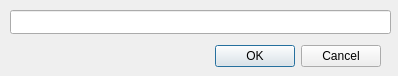
<?xml version="1.0" encoding="UTF-8"?>
<ui version="4.0">
 <class>FileLetrehozDialog</class>
 <widget class="QDialog" name="FileLetrehozDialog">
  <property name="geometry">
   <rect>
    <x>0</x>
    <y>0</y>
    <width>398</width>
    <height>76</height>
   </rect>
  </property>
  <property name="windowTitle">
   <string>Új Fájl</string>
  </property>
  <widget class="QDialogButtonBox" name="buttonBox">
   <property name="geometry">
    <rect>
     <x>40</x>
     <y>40</y>
     <width>341</width>
     <height>32</height>
    </rect>
   </property>
   <property name="orientation">
    <enum>Qt::Horizontal</enum>
   </property>
   <property name="standardButtons">
    <set>QDialogButtonBox::Cancel|QDialogButtonBox::Ok</set>
   </property>
  </widget>
  <widget class="QLineEdit" name="nevLine">
   <property name="geometry">
    <rect>
     <x>10</x>
     <y>10</y>
     <width>381</width>
     <height>24</height>
    </rect>
   </property>
  </widget>
 </widget>
 <resources/>
 <connections>
  <connection>
   <sender>buttonBox</sender>
   <signal>accepted()</signal>
   <receiver>FileLetrehozDialog</receiver>
   <slot>accept()</slot>
   <hints>
    <hint type="sourcelabel">
     <x>248</x>
     <y>254</y>
    </hint>
    <hint type="destinationlabel">
     <x>157</x>
     <y>274</y>
    </hint>
   </hints>
  </connection>
  <connection>
   <sender>buttonBox</sender>
   <signal>rejected()</signal>
   <receiver>FileLetrehozDialog</receiver>
   <slot>reject()</slot>
   <hints>
    <hint type="sourcelabel">
     <x>316</x>
     <y>260</y>
    </hint>
    <hint type="destinationlabel">
     <x>286</x>
     <y>274</y>
    </hint>
   </hints>
  </connection>
 </connections>
</ui>
